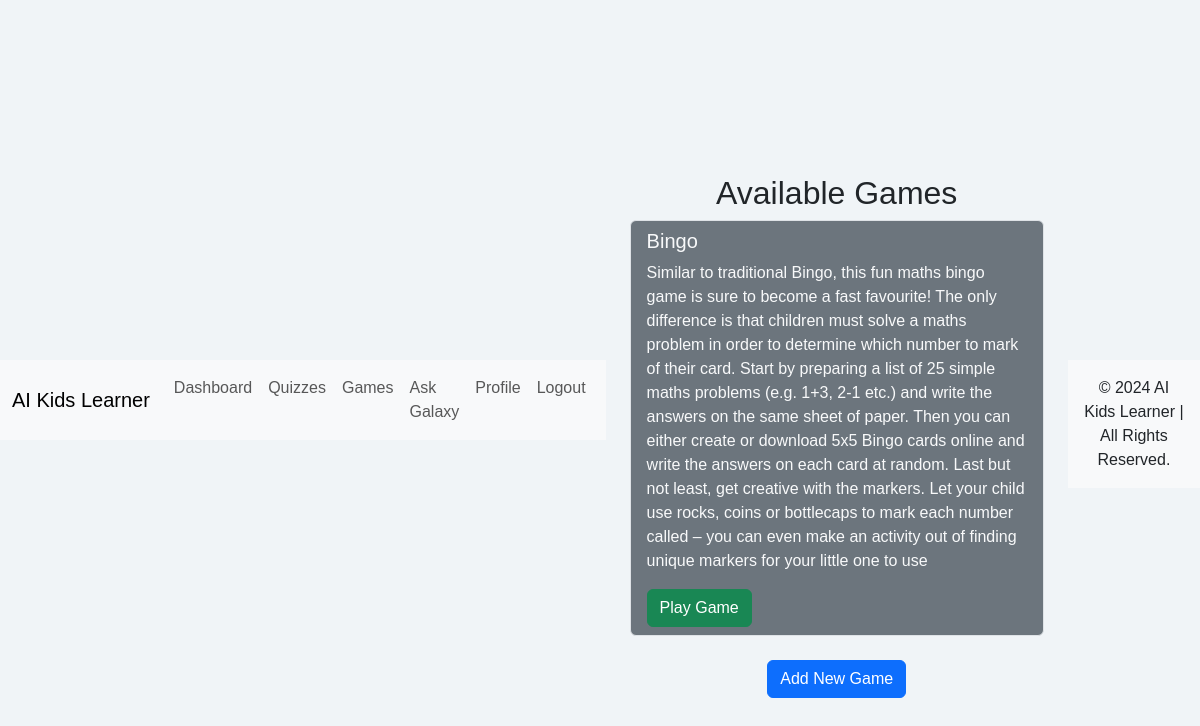
Screenshot of /games (signed in) with the database file from the repository.
### app.py (models this page shows, shortened)
class Game(db.Model):
    id = db.Column(db.Integer, primary_key=True)
    title = db.Column(db.String(150), nullable=False)
    description = db.Column(db.Text, nullable=False)
    user_id = db.Column(db.Integer, db.ForeignKey('user.id'))

### app.py (the view)
@app.route('/games')
def games():
    if 'username' in session:
        games = Game.query.all()
        return render_template('games.html', games=games)
    return redirect(url_for('login'))

### templates/games.html (shortened to what this page needs)
{% extends "base.html" %}
{% block content %}
<div class="container mt-5">
    <h2 class="text-center">Available Games</h2>
    <ul class="list-group">
        {% for game in games %}
        <li class="list-group-item bg-secondary text-light">
            <h5>{{ game.title }}</h5>
            <p>{{ game.description }}</p>
            <a href="{{ url_for('play_game', game_id=game.id) }}" class="btn btn-success">Play Game</a>
        </li>
        {% endfor %}
    </ul>
    <div class="text-center mt-4">
        <a href="{{ url_for('add_game') }}" class="btn btn-primary">Add New Game</a>
    </div>
</div>
{% endblock %}

### static/styles.css (style rules this page uses)
body { margin: 0; padding: 0; font-family: 'Arial', sans-serif; background-color: #f0f4f7; height: 100vh; display: flex; justify-content: center; align-items: center; }

### rows the page displays
Game: title "Bingo", description "Similar to traditional Bingo, this fun maths bingo game is sure to become a fast favourite! The only difference is that children must solve a maths problem in order to determine which number to mark of their card. Start by preparing a list of 25 simple maths problems (e.g. 1+3, 2‑1 etc.) and write the answers on the same sheet of paper. Then you can either create or download 5x5 Bingo cards online and write the answers on each card at random. Last but not least, get creative with the markers. Let your child use rocks, coins or bottlecaps to mark each number called – you can even make an activity out of finding unique markers for your little one to use"
